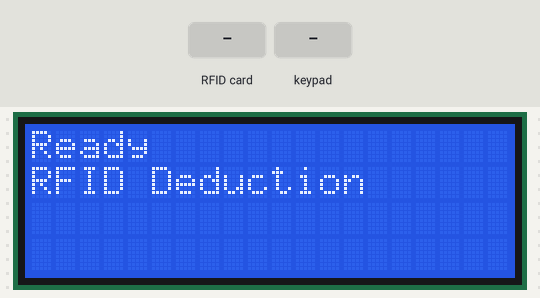
Simulated run of this sketch. Board: ESP32. Parts: 20×4 character LCD. The inputs (shaded band) are chosen by the test bench. WiFi joins after 1.5 s; servers stay silent unless stated; the Firebase database answers and starts empty; what the sketch prints to the serial monitor is not drawn.

Above: at 2.9 s.
3.0 s: RFID card 5E 7A 19 C4 held to the reader
At 4.2 s:
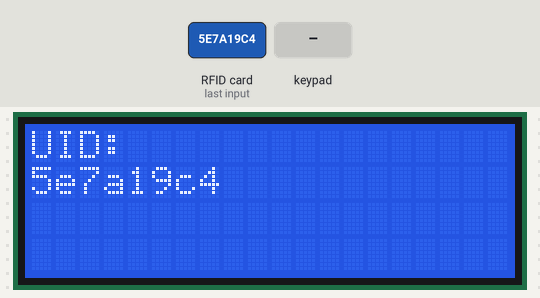
6.0 s: keypad keys 1 3 1 2 1 4 2 7 pressed 0.4 s apart
At 10.0 s:
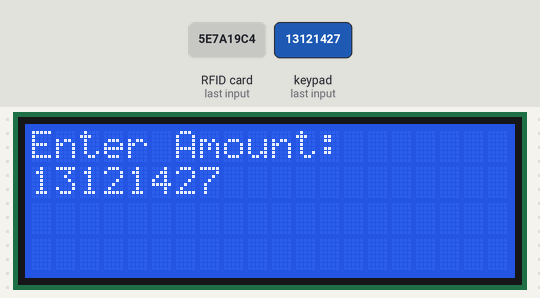
10.7 s: key '1' pressed
12.2 s: keypad keys 1 3 1 2 1 4 2 7 # pressed 0.4 s apart
At 15.9 s:
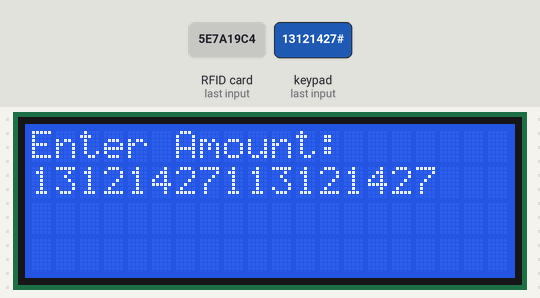
Timing chart, 0 to 17.4 s (numbered marks = the images above; inputs shaded):
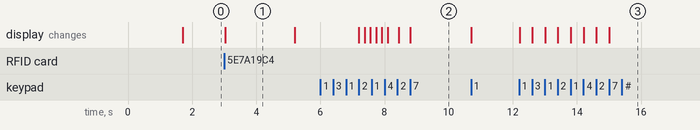

The sketch:

trial_keylcdi2c.ino
```cpp
#include <SPI.h>
#include <MFRC522.h>
#include <WiFi.h>
#include <FirebaseESP32.h>

#include <Keypad.h>
#include <Wire.h>
#include <LiquidCrystal_I2C.h>
#define RST_PIN 5    // RST-PIN for RC522 - RFID - SPI - Modul GPIO5
#define SS_PIN 15    // SDA-PIN for RC522 - RFID - SPI - Modul GPIO15

MFRC522 mfrc522(SS_PIN, RST_PIN);  // Create MFRC522 instance

// Firebase credentials
#define FIREBASE_HOST "https://rfidtest-b74fd-default-rtdb.firebaseio.com/"
#define FIREBASE_AUTH "vJQheR1WQA55hh1dj6GznRKCrESa658cLUBAqurQ"

const char* ssid = "No";
const char* password = "123456789";

FirebaseData firebaseData;

// Keypad configuration
const byte ROWS = 4;  // number of rows on the keypad
const byte COLS = 4;  // number of columns on the keypad

// Define the keypad layout
char keys[ROWS][COLS] = {
  {'1', '2', '3', 'A'},
  {'4', '5', '6', 'B'},
  {'7', '8', '9', 'C'},
  {'*', '0', '#', 'D'}
};

byte rowPins[ROWS] = {13, 12, 14, 27};     // connect to the row pinouts of the keypad
byte colPins[COLS] ={26, 25, 33, 32};     // connect to the column pinouts of the keypad

Keypad keypad = Keypad(makeKeymap(keys), rowPins, colPins, ROWS, COLS);

// LCD display configuration
LiquidCrystal_I2C lcd(0x27,20,4);  // I2C address may vary, use the correct address

void setup() {
  Serial.begin(9600);

  WiFi.begin(ssid, password);
  while (WiFi.status() != WL_CONNECTED) {
    delay(500);
    Serial.print(".");
  }
  Serial.println();
  Serial.print("Wi-Fi connected. IP address: ");
  Serial.println(WiFi.localIP());
 // Initialize serial communication.
  SPI.begin();           // Init SPI bus.
  mfrc522.PCD_Init();    // Init MFRC522 card.
  Serial.println("Ready to read RFID/NFC tags!");
  Serial.println("Please place the tag near the reader...");
  Firebase.begin(FIREBASE_HOST, FIREBASE_AUTH);
  lcd.init();                      // initialize the lcd
  lcd.init();
  // Print a message to the LCD.
  lcd.backlight();
  lcd.setCursor(0, 1);
  lcd.print("RFID Deduction");
  lcd.setCursor(0, 0);
  lcd.print("Ready");
}

void loop() {
  // Check for new RFID card


  if (mfrc522.PICC_IsNewCardPresent() && mfrc522.PICC_ReadCardSerial()) {
     String uid = "";
    for (byte i = 0; i < mfrc522.uid.size; i++) {
      uid.concat(String(mfrc522.uid.uidByte[i] < 0x10 ? "0" : ""));
      uid.concat(String(mfrc522.uid.uidByte[i], HEX));
    }
    Serial.print("UID tag: ");
    Serial.println(uid);
          lcd.clear();
          lcd.setCursor(0, 0);
          lcd.print("UID:");
          lcd.setCursor(0, 1);
          lcd.print(uid);
          delay(2000);
    // Check if the UID exists in the database
    String path = "/users/" + uid;


    String espPath = "/users/EspUser/balance";


    if (Firebase.getString(firebaseData, path))
     {
      String balancePath = path + "/balance";
      String amountPath = path + "/amount";
      String pinPath = path + "/pin";
      int pin = firebaseData.stringData().toInt();
      int pininput = getEnteredAmount();
      if(pininput==pin)
     {

      int espuserBalance = firebaseData.stringData().toInt();

      // Retrieve the user's balance from the database
      if (Firebase.getString(firebaseData, balancePath))
       {
        int balance = firebaseData.stringData().toInt();
        // Get the amount from the keypad
        int amount = getEnteredAmount();
        // Deduct the amount from the balance

        if (firebaseData.dataAvailable())
        {
          lcd.clear();
          lcd.print("Amount:");
          lcd.setCursor(0, 1);
          lcd.print(amount);
          int updatedBalance = balance - amount;
          espuserBalance = espuserBalance + amount;
        // Update the balance in the database

        Firebase.setString(firebaseData, balancePath, String(updatedBalance));
        Firebase.setString(firebaseData, amountPath, String(amount));
        Firebase.setString(firebaseData, espPath, String(espuserBalance));

          Serial.println("Amount deducted successfully.");
          delay(2000);
          lcd.clear();
          lcd.setCursor(0,0);
          lcd.print("Amount deducted");
          lcd.setCursor(0,1);
          lcd.print("successfully");
          delay(3000);
          getprintednew();
        }
        else {
          Serial.println("Failed to deduct amount.");
        }
      }
      else {
        Serial.println("Failed to retrieve balance from the database.");
      }
     }
     }
     else {
      Serial.println("UID not found in the database.");
    }

    // Halt PICC to stop further read attempts
    mfrc522.PICC_HaltA();

    // Reset the UID buffer
    mfrc522.uid.size = 0;
  }
}

void getprintednew()
{
  lcd.clear();
  lcd.setCursor(0, 1);
  lcd.print("Place Your Tag");
  lcd.setCursor(0, 0);
  lcd.print("Ready");
}

  int getEnteredAmount()
  {
  lcd.clear();
  lcd.setCursor(0,0);
  lcd.print("Enter Amount:");
  delay(2000);
  lcd.setCursor(0,1);
  String amountString = "";
  char key = keypad.waitForKey();
  while (key != '#') {
    if (key >= '0' && key <= '9') {
      amountString += key;
      lcd.setCursor(amountString.length() - 1, 1);
      lcd.print(key);
      Serial.print(key);
    }
    key = keypad.waitForKey();
  }
  return amountString.toInt();
}
```

Measured:
- after the input at 3.0 s, the display: changes at once (image 1)
- after the input at 6.0 s, the display: first changes after 1.2 s (image 2 shows a later state)
- after the input at 12.2 s, the display: first changes at once (image 3 shows a later state)
- what the display in image 1 shows lasts 2.2 s, from 3.0 s to 5.2 s
